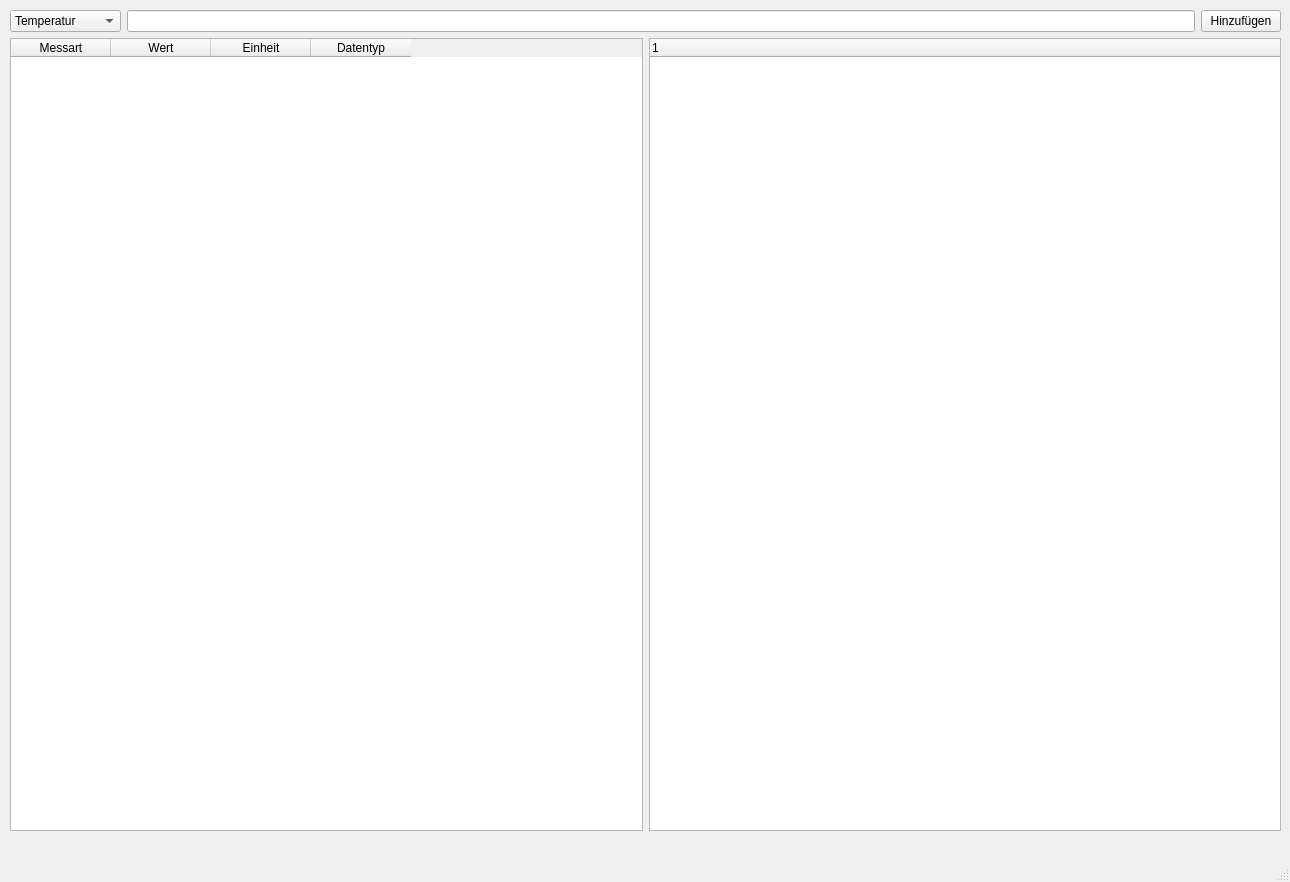
<?xml version="1.0" encoding="UTF-8"?>
<ui version="4.0">
 <class>MainWindow</class>
 <widget class="QMainWindow" name="MainWindow">
  <property name="geometry">
   <rect>
    <x>0</x>
    <y>0</y>
    <width>1290</width>
    <height>882</height>
   </rect>
  </property>
  <property name="windowTitle">
   <string>MainWindow</string>
  </property>
  <widget class="QWidget" name="centralwidget">
   <widget class="QWidget" name="">
    <property name="geometry">
     <rect>
      <x>10</x>
      <y>10</y>
      <width>1271</width>
      <height>821</height>
     </rect>
    </property>
    <layout class="QVBoxLayout" name="verticalLayout">
     <item>
      <layout class="QHBoxLayout" name="horizontalLayout">
       <item>
        <widget class="QComboBox" name="comboBox">
         <property name="minimumSize">
          <size>
           <width>111</width>
           <height>0</height>
          </size>
         </property>
         <item>
          <property name="text">
           <string>Temperatur</string>
          </property>
         </item>
         <item>
          <property name="text">
           <string>Distanz</string>
          </property>
         </item>
        </widget>
       </item>
       <item>
        <widget class="QLineEdit" name="lineEdit"/>
       </item>
       <item>
        <widget class="QPushButton" name="pushButton">
         <property name="text">
          <string>Hinzufügen</string>
         </property>
        </widget>
       </item>
      </layout>
     </item>
     <item>
      <layout class="QHBoxLayout" name="horizontalLayout_2">
       <item>
        <widget class="QTableWidget" name="tableWidget">
         <attribute name="horizontalHeaderCascadingSectionResizes">
          <bool>true</bool>
         </attribute>
         <column>
          <property name="text">
           <string>Messart</string>
          </property>
          <property name="font">
           <font>
            <pointsize>9</pointsize>
           </font>
          </property>
         </column>
         <column>
          <property name="text">
           <string>Wert</string>
          </property>
         </column>
         <column>
          <property name="text">
           <string>Einheit</string>
          </property>
         </column>
         <column>
          <property name="text">
           <string>Datentyp</string>
          </property>
          <property name="font">
           <font>
            <pointsize>9</pointsize>
           </font>
          </property>
         </column>
        </widget>
       </item>
       <item>
        <widget class="QTreeWidget" name="treeWidget">
         <column>
          <property name="text">
           <string>1</string>
          </property>
         </column>
        </widget>
       </item>
      </layout>
     </item>
    </layout>
   </widget>
  </widget>
  <widget class="QMenuBar" name="menubar">
   <property name="geometry">
    <rect>
     <x>0</x>
     <y>0</y>
     <width>1290</width>
     <height>26</height>
    </rect>
   </property>
  </widget>
  <widget class="QStatusBar" name="statusbar"/>
 </widget>
 <resources/>
 <connections/>
</ui>
